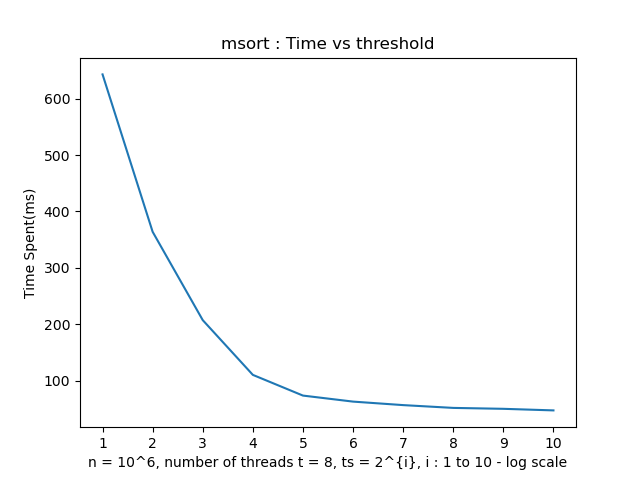

The script that saved this image:
import matplotlib.pyplot as plt
import numpy as np

y = []
x = []

with open('task3c1_time.log', 'r') as file:
    for line in file:
        y.append(float(line))


for i in range(1,11): #11 not inclusive
    x.append(f"{i}")

plt.figure(1)
plt.plot(x,y)
plt.xlabel('n = 10^6, number of threads t = 8, ts = 2^{i}, i : 1 to 10 - log scale')
plt.ylabel('Time Spent(ms)')
plt.title('msort : Time vs threshold')
plt.savefig('task3c1.png')
plt.show()
